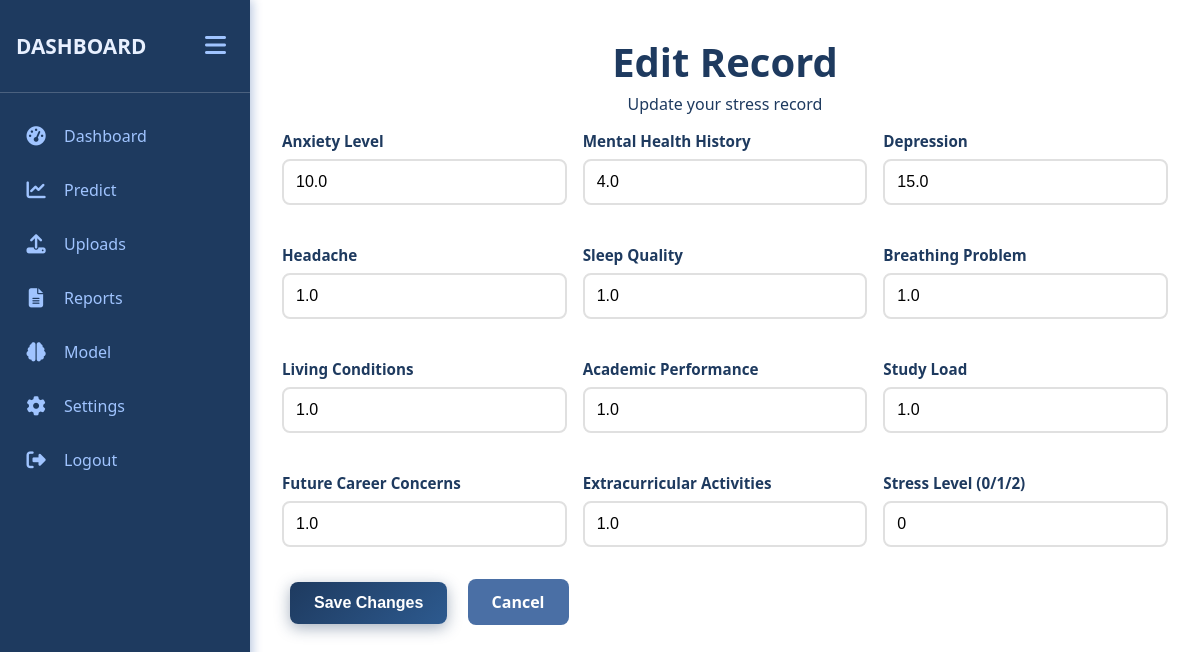
Screenshot of /uploads/edit/74 (signed in) with the database file from the repository.
### app.py (models this page shows)
class StressRecord(db.Model):
    id = db.Column(db.Integer, primary_key=True)
    user_id = db.Column(db.Integer, db.ForeignKey('user.id'), nullable=False)
    timestamp = db.Column(db.DateTime, default=datetime.utcnow)
    anxiety_level = db.Column(db.Float)
    mental_health_history = db.Column(db.Float)
    depression = db.Column(db.Float)
    headache = db.Column(db.Float)
    sleep_quality = db.Column(db.Float)
    breathing_problem = db.Column(db.Float)
    living_conditions = db.Column(db.Float)
    academic_performance = db.Column(db.Float)
    study_load = db.Column(db.Float)
    future_career_concerns = db.Column(db.Float)
    extracurricular_activities = db.Column(db.Float)
    stress_level = db.Column(db.Integer)

### app.py (the view, shortened to what this page needs)
@app.route('/uploads/edit/<int:record_id>', methods=['GET', 'POST'])
@login_required
def uploads_edit(record_id):
    record = StressRecord.query.filter_by(id=record_id, user_id=session['user_id']).first_or_404()
    return render_template('upload_edit.html', record=record)

### app.py (called while the page is built)
def login_required(f):
    @wraps(f)
    def decorated_function(*args, **kwargs):
        if 'user_id' not in session:
            return redirect(url_for('login_page'))
        return f(*args, **kwargs)
    return decorated_function

@app.context_processor
def inject_user():
    return {'username': session.get('username')}

### templates/upload_edit.html (shortened to what this page needs)
{% extends "base.html" %}
{% block content %}
    <div class="container">
        <h1 align="center">Edit Record</h1>
        <p align="center" class="subtitle">Update your stress record</p>
        <div class="form-section">
            <form method="POST" action="{{ url_for('uploads_edit', record_id=record.id) }}">
                <div class="form-grid">
                    <div class="form-group">
                        <label class="form-label">Anxiety Level</label>
                        <input class="form-control" type="number" step="0.01" name="anxiety_level" value="{{ record.anxiety_level }}" required>
                    </div>
                    <div class="form-group">
                        <label class="form-label">Mental Health History</label>
                        <input class="form-control" type="number" step="0.01" name="mental_health_history" value="{{ record.mental_health_history }}" required>
                    </div>
                    <div class="form-group">
                        <label class="form-label">Depression</label>
                        <input class="form-control" type="number" step="0.01" name="depression" value="{{ record.depression }}" required>
                    </div>
                    <div class="form-group">
                        <label class="form-label">Headache</label>
                        <input class="form-control" type="number" step="0.01" name="headache" value="{{ record.headache }}" required>
                    </div>
                    <div class="form-group">
                        <label class="form-label">Sleep Quality</label>
                        <input class="form-control" type="number" step="0.01" name="sleep_quality" value="{{ record.sleep_quality }}" required>
                    </div>
                    <div class="form-group">
                        <label class="form-label">Breathing Problem</label>
                        <input class="form-control" type="number" step="0.01" name="breathing_problem" value="{{ record.breathing_problem }}" required>
                    </div>
                    <div class="form-group">
                        <label class="form-label">Living Conditions</label>
                        <input class="form-control" type="number" step="0.01" name="living_conditions" value="{{ record.living_conditions }}" required>
                    </div>
                    <div class="form-group">
                        <label class="form-label">Academic Performance</label>
                        <input class="form-control" type="number" step="0.01" name="academic_performance" value="{{ record.academic_performance }}" required>
                    </div>
                    <div class="form-group">
                        <label class="form-label">Study Load</label>
                        <input class="form-control" type="number" step="0.01" name="study_load" value="{{ record.study_load }}" required>
                    </div>
                    <div class="form-group">
                        <label class="form-label">Future Career Concerns</label>
                        <input class="form-control" type="number" step="0.01" name="future_career_concerns" value="{{ record.future_career_concerns }}" required>
                    </div>
                    <div class="form-group">
                        <label class="form-label">Extracurricular Activities</label>
                        <input class="form-control" type="number" step="0.01" name="extracurricular_activities" value="{{ record.extracurricular_activities }}" required>
                    </div>
                    <div class="form-group">
                        <label class="form-label">Stress Level (0/1/2)</label>
                        <input class="form-control" type="number" step="1" min="0" max="2" name="stress_level" value="{{ record.stress_level if record.stress_level is not none }}">
                    </div>
                </div>
                <button type="submit" class="btn btn-primary">Save Changes</button>
                <a class="btn btn-secondary" href="{{ url_for('uploads') }}">Cancel</a>
            </form>
        </div>
    </div>
{% endblock %}

### static/styles.css (style rules this page uses)
* { box-sizing: border-box; }
body { font-family: 'Segoe UI', Tahoma, Geneva, Verdana, sans-serif; background: white; margin: 0; padding: 0; min-height: 100vh; color: #1e3a5f; }
.container { width: 100%; margin: 0; background-color: transparent; padding: 2rem; border-radius: 0; box-shadow: none; }
h1, h2, h3 { color: #1e3a5f; font-family: 'Segoe UI', sans-serif; }
h1 { font-size: 2.5rem; margin-top: 0.1rem; margin-bottom: 0.25rem; color: #1e3a5f; }
.subtitle { color: #1e3a5f; font-size: 1rem; margin-bottom: 1rem; margin-top: 0.25rem; }
.form-section { margin-bottom: 2rem; padding-bottom: 2rem; border-bottom: 1px solid #e0e0e0; }
.form-section:last-child { border-bottom: none; }
.form-group { margin-bottom: 1.5rem; }
.form-label { display: block; font-weight: 600; margin-bottom: 0.5rem; color: #1e3a5f; font-size: 0.95rem; }
.form-control { width: 100%; padding: 0.75rem; border: 2px solid #e0e0e0; border-radius: 8px; font-size: 1rem; transition: border-color 0.3s, box-shadow 0.3s; }
.form-grid { display: grid; grid-template-columns: repeat(auto-fit, minmax(220px, 1fr)); gap: 1rem; }
.btn { padding: 0.75rem 1.5rem; border: none; border-radius: 8px; font-size: 1rem; cursor: pointer; transition: all 0.3s ease; font-weight: 600; text-decoration: none; display: inline-block; margin: 0.5rem; }
.btn-primary { background: linear-gradient(135deg, #1e3a5f 0%, #2d5a8f 100%); color: white; box-shadow: 0 4px 15px rgba(30, 58, 95, 0.4); }
.btn-secondary { background-color: #4a6fa5; color: white; }

### rows the page displays
StressRecord: anxiety_level "10.0", mental_health_history "4.0", depression "15.0", headache "1.0", sleep_quality "1.0", breathing_problem "1.0", living_conditions "1.0", academic_performance "1.0", study_load "1.0", future_career_concerns "1.0", extracurricular_activities "1.0", stress_level "0"
